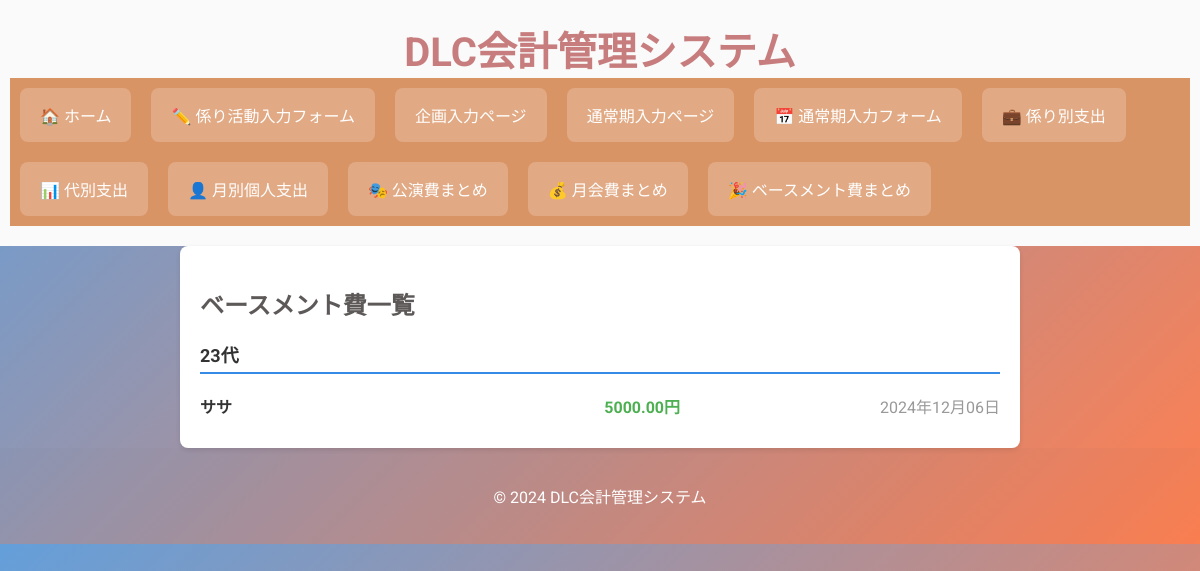
The page /accounting/view_basement/ on the database as committed earlier.
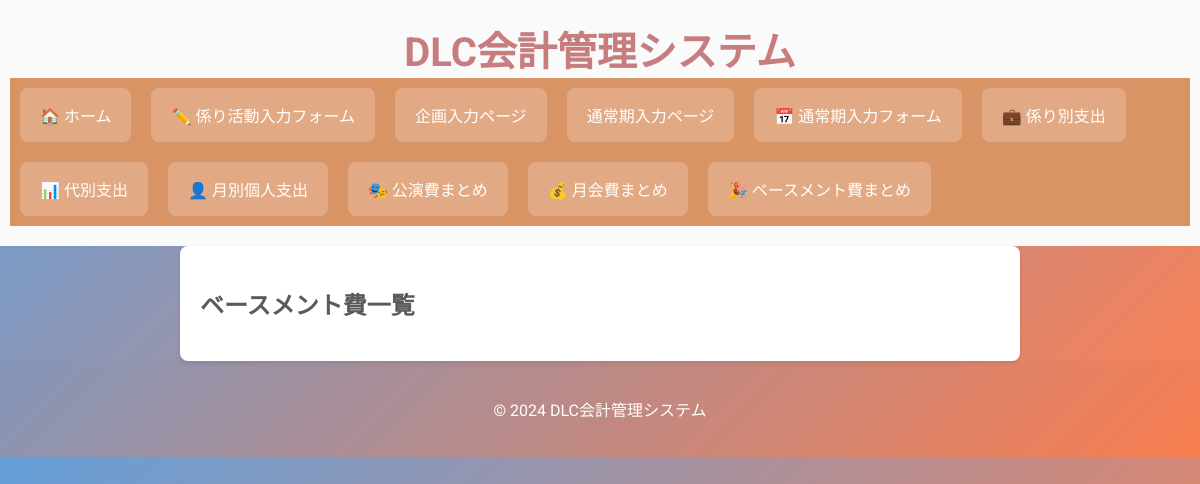
The same page on the database as committed later.
### accounting/models.py (models this page shows, shortened)
class ExpenseCategory(models.Model):
    CATEGORY_CHOICES = (
        ('公演費', '公演費'),
        ('月会費', '月会費'),
        ('ベースメント費', 'ベースメント費'),
    )
    age = models.IntegerField()
    name = models.CharField(max_length=100)
    amount = models.DecimalField(max_digits=10, decimal_places=2)
    category_name = models.CharField(max_length=10, choices=CATEGORY_CHOICES)
    date = models.DateField()

### accounting/views.py (the view)
# urls.py: path('view_basement/', views.view_basement, name='view_basement'), # ベースメント費
def view_basement(request):
    basement_expenses = ExpenseCategory.objects.filter(category_name='ダンパ費').order_by('age', 'name')
    grouped_basement_expenses = groupby(basement_expenses, key=lambda x: x.age)
    grouped_basement_expenses = [(age, list(expenses)) for age, expenses in grouped_basement_expenses]
    return render(request, 'accounting/view_basement.html', {'grouped_basement_expenses': grouped_basement_expenses})

### accounting/templates/accounting/view_basement.html
{% extends "accounting/base.html" %}
{% block content %}
<div class="page-container">
    <h2 class="page-title2">ベースメント費一覧</h2>
    {% for age, expenses in grouped_basement_expenses %}
    <div class="expense-group">
        <h3 class="age-title">{{ age }}代</h3>
        <ul class="expense-list">
            {% for expense in expenses %}
            <li class="expense-item">
                <span class="expense-name">{{ expense.name }}</span>
                <span class="expense-amount">{{ expense.amount }}円</span>
                <span class="expense-date">{{ expense.date|date:"Y年m月d日" }}</span>
            </li>
            {% endfor %}
        </ul>
    </div>
    {% endfor %}
</div>
{% endblock %}

Rows that differ between the two databases and show on the page:
removed ExpenseCategory: age "23", name "ササ", amount "5000.00", date "2024年12月06日"
